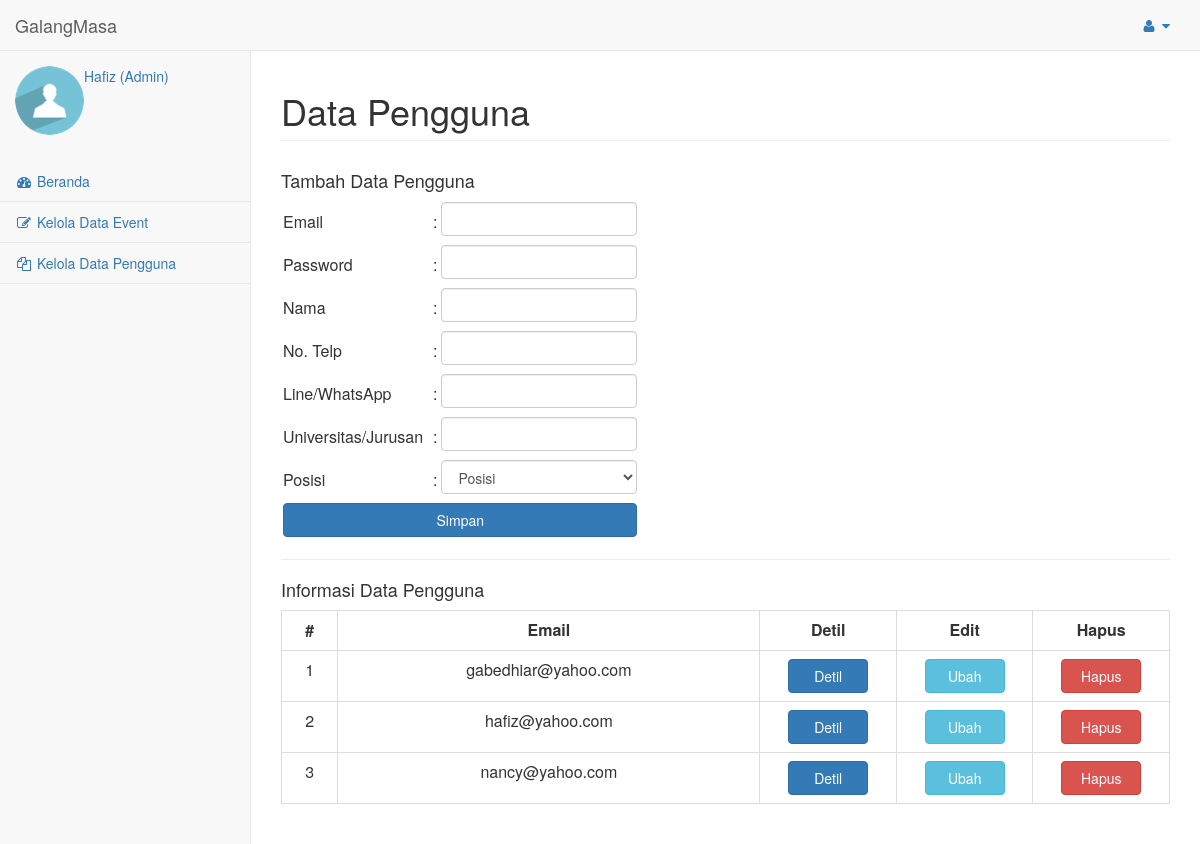
The page /admin/data_pengguna/index.php (signed in) on the database its author committed.
### tables this page shows
CREATE TABLE `data_pengguna` (
  `email` varchar(30) NOT NULL,
  `password` text NOT NULL,
  `nama` text NOT NULL,
  `telp` text NOT NULL,
  `sosmed` text NOT NULL,
  `univ` text NOT NULL,
  `posisi` text NOT NULL
);

### admin/data_pengguna/index.php (the view, shortened to what this page needs)
<html>
	<head>
		<link href="../../vendor/bootstrap/css/bootstrap.min.css" rel="stylesheet">
		<link href="../../vendor/metisMenu/metisMenu.min.css" rel="stylesheet">
		<link href="../../dist/css/sb-admin-2.css" rel="stylesheet">
		<link href="../../vendor/morrisjs/morris.css" rel="stylesheet">
		<link href="../../vendor/font-awesome/css/font-awesome.min.css" rel="stylesheet" type="text/css">
	</head>
	<body>
		<div id="wrapper">
			<?php
				include('../../navigasi/nav2.php')
			?>
			<div id="page-wrapper">
				<div class="row">
					<div class="col-lg-12">
						<h1 class="page-header">Data Pengguna</h1>
					</div>
				</div>
				<div class="row">
					<div class="col-lg-12">
						<h4>Tambah Data Pengguna</h4>
						<form action="input_user.php" method="POST" name="FormUpload" id="FormUpload">
							<table border="0" cellpadding="5" cellspacing="5">
								<tr>
									<td width="150">Email</td>
									<td width="3">:</td>
									<td><input type="email" class="form-control" name="email" required="required"></td>
								</tr>
								<tr>
									<td width="150">Password</td>
									<td width="3">:</td>
									<td><input type="password" class="form-control" name="password" required="required"></td>
								</tr>
								<tr>
									<td width="150">Nama</td>
									<td width="3">:</td>
									<td width="200"><input type="text" class="form-control" name="nama" required="required"></td>
								</tr>
								<tr>
									<td width="150">No. Telp</td>
									<td width="3">:</td>
									<td><input type="text" class="form-control" name="telp" required="required"></td>
								</tr>
								<tr>
									<td width="150">Line/WhatsApp</td>
									<td width="3">:</td>
									<td><input type="text" class="form-control" name="sosmed" required="required"></td>
								</tr>
								<tr>
									<td width="150">Universitas/Jurusan</td>
									<td width="3">:</td>
									<td><input type="text" class="form-control" name="univ"></td>
								</tr>
								<tr>
									<td width="150">Posisi</td>
									<td width="3">:</td>
									<td>
										<select class="form-control" name="posisi">
											<option value="" disabled selected>Posisi</option>
										</select>
									</td>
								</tr>
								<tr>
									<td colspan=3><input type="submit" name="submit" class="btn btn-primary btn-block btn-large" value="Simpan" /></td>
								</tr>
							</table>
						</form>
						<hr />
						<h4>Informasi Data Pengguna</h4>
						<?php
						$query = "SELECT * FROM data_pengguna";
						if ($query = mysql_query($query))
						{
						?>
							<table bgcolor='#ffffff' class="table table-bordered" border="1" cellpadding="5" cellspacing="0">
								<tr align='center'>
									<td width="40"><b>#</b></td>
									<td width="300"><b>Email</b></td>
									<td width="70"><b>Detil</b></td>
									<td width="70"><b>Edit</b></td>
									<td width="70"><b>Hapus</b></td>
								</tr>
								<?php
								$i = 1;
								while ($data = mysql_fetch_array($query))
								{
								?>
								<tr align='center'>
									<td><?php echo $i++; ?></td>
									<td><?php echo $data['email']; ?></td>
									<td width="70"><a href="detil.php?email=<?php echo $data['email'];?>"><button style="width:80px;" class="btn btn-primary btn-addon">Detil</button></a></td>
									<td width="70"><a href="edit.php?email=<?php echo $data['email'];?>"><button style="width:80px;" class="btn btn-info edit">Ubah</button></a></td>
									<td width="70"><a href="hapus.php?email=<?php echo $data['email'];?>"><button style="width:80px;" class="btn btn-danger delete"
									onclick="return confirm('Anda Yakin Akan Menghapus Data Ini?')">Hapus</button><a></td>
								</tr>
								<?php
								}
								?>
							</table>
						<?php
						} else {
							echo "<p>Data kosong.</p>";
						}
						?>
						<br/>
					</div>
				</div>
			</div>
		</div>
	</body>
</html>

### admin/data_pengguna/index.php (style rules this page uses)
input,select { margin-bottom: 5px; }

### rows shown on the page
data_pengguna: email "gabedhiar@yahoo.com"
data_pengguna: email "hafiz@yahoo.com"
data_pengguna: email "nancy@yahoo.com"

### other values the page prints
$_SESSION['nama'] "Hafiz"
$_SESSION['posisi'] "Admin"
